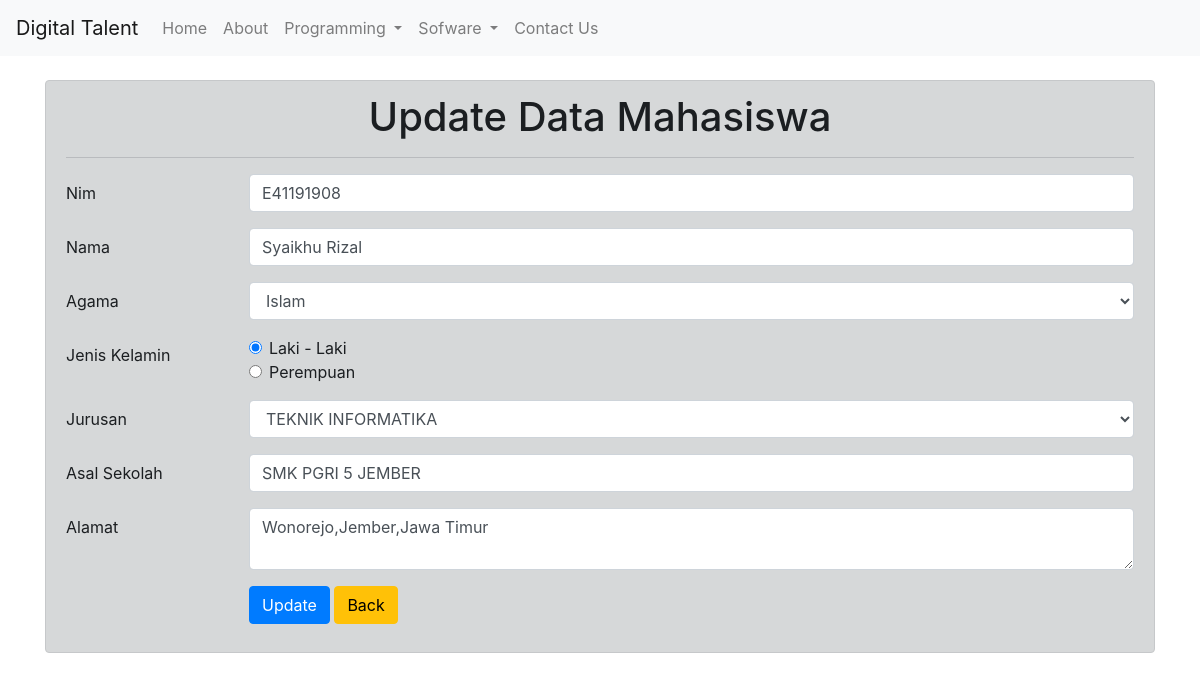
Page /edit-mahasiswa.php?id=3 on the committed database.
### tables this page shows
CREATE TABLE `mahasiswa` (
  `nim` varchar(13) NOT NULL,
  `id_mhs` int(11) NOT NULL,
  `nama` varchar(50) NOT NULL,
  `agama` varchar(20) NOT NULL,
  `jenis_kelamin` enum('P','L') NOT NULL,
  `jurusan` varchar(30) NOT NULL,
  `asal_sekolah` varchar(100) NOT NULL,
  `alamat` text NOT NULL
);

### edit-mahasiswa.php (the view, shortened to what this page needs)
<?php
	include 'db_mhs.php';
	$id = $_GET['id'];
	$mhs = mysqli_query($konek,"select * from mahasiswa where id_mhs='$id'");
	$row = mysqli_fetch_array($mhs);
	$jurusan = array('TEKNIK INFORMATIKA','TEKNIK MESIN','TEKNIK FISIKA');
	$agama = array('Islam','Kristen','Hindu','Budha','Khonghucu');
	function active_radio_button($value,$input){
		$result = $value==$input?'checked':'';
		return $result;
	}
 ?>
 <!DOCTYPE html>
<html>
<head>
	<link rel="stylesheet" type="text/css" href="css/bootstrap.min.css">
</head>
<body>
	<nav class="navbar navbar-expand-lg navbar-light bg-light">
		<a class="navbar-brand" href="#">Digital Talent</a>
    	<div class="collapse navbar-collapse" id="navbarSupportedContent">
    		<ul class="navbar-nav mr-auto">
      			<li class="nav-item">
        			<a class="nav-link" href="#">Home <span class="sr-only">(current)</span></a>
      			</li>
      			<li class="nav-item">
        			<a class="nav-link" href="#">About <span class="sr-only">(current)</span></a>
      			</li>
      			<li class="nav-item dropdown">
        			<a class="nav-link dropdown-toggle" href="#" id="navbarDropdown" role="button" data-toggle="dropdown" aria-haspopup="true" aria-expanded="false">
     					Programming
        			</a>
      			</li>
      			<li class="nav-item dropdown">
        			<a class="nav-link dropdown-toggle" href="#" id="navbarDropdown" role="button" data-toggle="dropdown" aria-haspopup="true" aria-expanded="false">
     					Sofware
        			</a>
      			</li>
      			<li class="nav-item">
        			<a class="nav-link" href="#">Contact Us <span class="sr-only">(current)</span></a>
      			</li>
    		</ul>
  		</div>
	</nav><br>
	<div class="container">
		<div class="alert alert-dark">
			<center><h1>Update Data Mahasiswa</h1></center>
			<hr>
			<form method="post">
				<div class="form-group row" autocomplete="off">
					<label class="col-sm-2 col-form-label">Nim</label>
					<div class="col-sm-10">
						<input type="text" name="nim" class="form-control" value="<?php echo $row['nim'] ?>">
					</div>
				</div>
				<div class="form-group row" autocomplete="off">
					<label class="col-sm-2 col-form-label">Nama</label>
					<div class="col-sm-10">
						<input type="text" name="nama" class="form-control" value="<?php echo $row['nama'] ?>">
					</div>
				</div>
				<div class="form-group row" autocomplete="off">
					<label class="col-sm-2 col-form-label">Agama</label>
					<div class="col-sm-10">
						<select name="agama" class="form-control">
							<?php
                            foreach ($agama as $a){
                                echo "<option value='$a' ";
                                echo $row['agama']==$a?'selected="selected"':'';
                                echo ">$a</option>";
                            }
                            ?>
						</select>
					</div>
				</div>
				<div class="form-group row">
					<label class="col-sm-2 col-form-label">Jenis Kelamin</label>
					<div class="col-sm-10">
						<div class="form-check">
							<input type="radio" name="jk" class="form-check-input" value="L" <?php echo active_radio_button("L", $row['jenis_kelamin'])?>>
							<label class="form-check-label">Laki - Laki</label >
						</div>
						<div class="form-check">
							<input type="radio" name="jk" class="form-check-input" value="P" <?php echo active_radio_button("P", $row['jenis_kelamin'])?>>
							<label class="form-check-label">Perempuan</label>
						</div>
					</div>
				</div>
				<div class="form-group row" autocomplete="off">
					<label class="col-sm-2 col-form-label">Jurusan</label>
					<div class="col-sm-10">
						<select name="jurusan" class="form-control">
							<?php
                            foreach ($jurusan as $j){
                                echo "<option value='$j' ";
                                echo $row['jurusan']==$j?'selected="selected"':'';
                                echo ">$j</option>";
                            }
                            ?>
						</select>
					</div>
				</div>
				<div class="form-group row" autocomplete="off">
					<label class="col-sm-2 col-form-label">Asal Sekolah</label>
					<div class="col-sm-10">
						<input type="text" name="asal_sekolah" class="form-control" value="<?php echo $row['asal_sekolah'] ?>">
					</div>
				</div>
				<div class="form-group row" autocomplete="off">
					<label class="col-sm-2 col-form-label">Alamat</label>
					<div class="col-sm-10">
						<textarea class="form-control" name="alamat"><?php echo $row['alamat'] ?></textarea>
					</div>
				</div>
				<div class="form-group row">
					<label class="col-sm-2 col-form-label"></label>
    				<div class="col-sm-10">
      					<button type="submit" class="btn btn-primary" name="update">Update</button>
      					<button class="btn btn-warning" name="clear"><a href="mahasiswa.php" style="color: black;">Back</a></button>
    				</div>
  				</div>
			</form>
		</div>
	</div>
</body>
</html>

### rows in the picture
mahasiswa: nim "E41191908", nama "Syaikhu Rizal", agama "Islam", jurusan "TEKNIK INFORMATIKA", asal_sekolah "SMK PGRI 5 JEMBER", alamat "Wonorejo,Jember,Jawa Timur"
